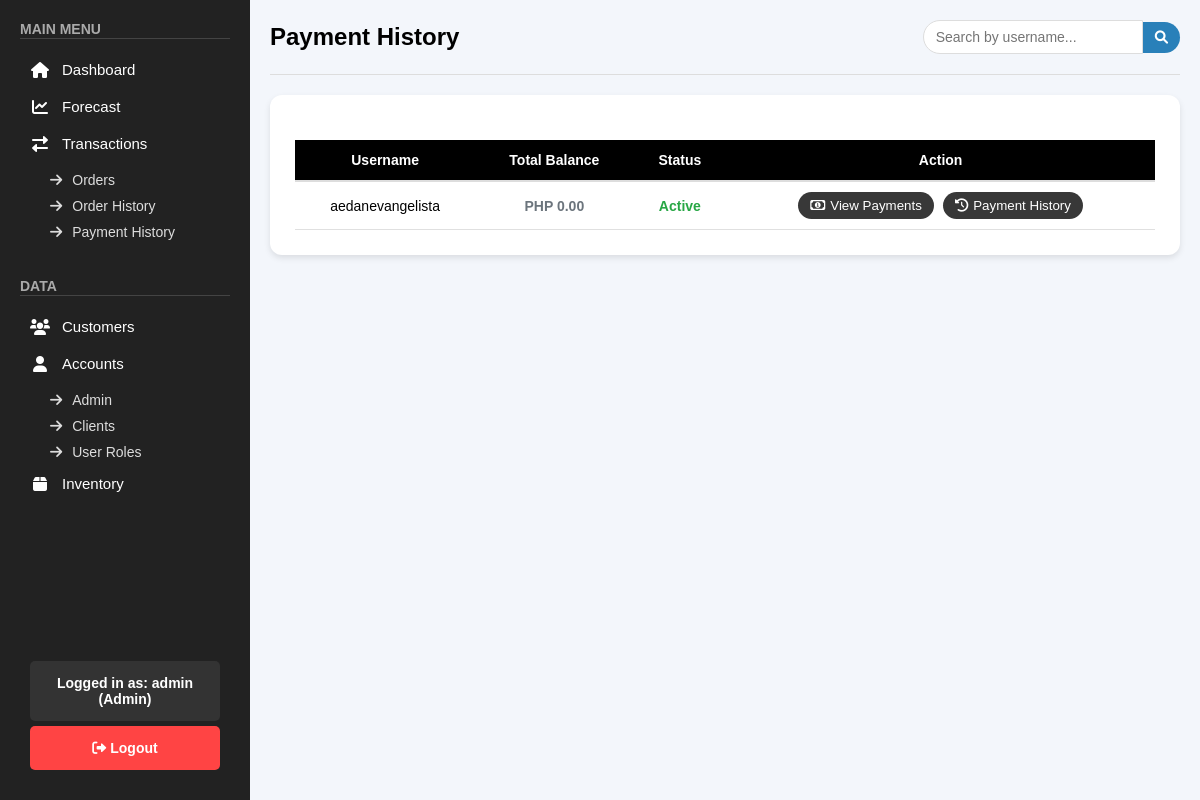
/public/pages/payment_history.php (signed in), run on the app's committed database.
### tables this page shows
CREATE TABLE `clients_accounts` (
  `id` int(11) NOT NULL,
  `username` varchar(255) NOT NULL,
  `password` varchar(255) NOT NULL,
  `email` varchar(255) NOT NULL,
  `phone` varchar(50) DEFAULT NULL,
  `region` varchar(100) DEFAULT NULL,
  `city` varchar(100) DEFAULT NULL,
  `company` varchar(255) DEFAULT NULL,
  `company_address` varchar(255) DEFAULT NULL,
  `business_proof` text DEFAULT NULL,
  `status` varchar(50) DEFAULT 'Active',
  `balance` decimal(10,2) DEFAULT 0.00,
  `created_at` timestamp NOT NULL DEFAULT current_timestamp(),
  `client_session_id` varchar(255) DEFAULT NULL,
  `client_last_login` timestamp NULL DEFAULT NULL
);

### public/pages/payment_history.php (the view, shortened to what this page needs)
<?php
include "../../backend/check_role.php";
$sql = "SELECT username, status, balance FROM clients_accounts WHERE status IN ('Active', 'Inactive') ORDER BY username";
$result = $conn->query($sql);
$users = [];
if ($result && $result->num_rows > 0) {
    while ($row = $result->fetch_assoc()) {
        $users[] = $row;
    }
}
?>
<!DOCTYPE html>
<html lang="en">
<head>
    <link rel="stylesheet" href="/css/orders.css">
    <link rel="stylesheet" href="/css/sidebar.css">
    <link rel="stylesheet" href="/css/payment_history.css">
    <link rel="stylesheet" href="https://cdnjs.cloudflare.com/ajax/libs/font-awesome/6.0.0/css/all.min.css">
</head>
<body>
    <?php include '../sidebar.php'; ?>
    <div class="main-content">
        <div class="orders-header">
            <h1>Payment History</h1>
            <div class="search-container">
                <input type="text" id="searchInput" placeholder="Search by username...">
                <button class="search-btn"><i class="fas fa-search"></i></button>
            </div>
        </div>
        <div class="orders-table-container">
            <table class="orders-table">
                <thead>
                    <tr>
                        <th>Username</th>
                        <th>Total Balance</th>
                        <th>Status</th>
                        <th>Action</th>
                    </tr>
                </thead>
                <tbody>
                    <?php foreach ($users as $user): ?>
                        <tr>
                            <td><?= htmlspecialchars($user['username']) ?></td>
                            <td>
                                <?php
                                    $balanceClass = 'total-balance-zero';
                                ?>
                                <span class="<?= $balanceClass ?>">
                                    PHP <?= number_format($user['balance'], 2) ?>
                                </span>
                            </td>
                            <td>
                                <span class="status-<?= strtolower($user['status']) ?>">
                                    <?= htmlspecialchars($user['status']) ?>
                                </span>
                            </td>
                            <td>
                                <div class="action-buttons">
                                    <button class="view-button" onclick="viewPaymentHistory('<?= htmlspecialchars($user['username']) ?>', <?= $user['balance'] ?>)">
                                        <i class="far fa-money-bill-alt"></i>View Payments
                                    </button>
                                    <button class="view-button" onclick="viewPaymentHistoryOnly('<?= htmlspecialchars($user['username']) ?>')">
                                        <i class="fas fa-history"></i>Payment History
                                    </button>
                                </div>
                            </td>
                        </tr>
                    <?php endforeach; ?>
                </tbody>
            </table>
        </div>
    </div>
</body>
</html>

### css/orders.css (style rules this page uses)
body { font-family: Arial, sans-serif; background-color: #f3f6fb; margin: 0; box-sizing: border-box; }
.orders-header { display: flex; justify-content: space-between; align-items: center; margin-bottom: 20px; padding-bottom: 20px; border-bottom: 1px solid #ddd; }
.orders-header h1 { font-size: 24px; font-weight: bold; display: flex; align-items: center; gap: 12px; }
.orders-table-container { background-color: #ffffff; padding: 25px; border-radius: 12px; box-shadow: 0px 3px 6px rgba(0, 0, 0, 0.1); }
.orders-table { width: 100%; border-collapse: collapse; font-size: 14px; }
.orders-table th { background-color: black; color: white; font-weight: bold; padding: 12px; text-align: center; border-bottom: 2px solid #ddd; }
.orders-table td { padding: 10px; text-align: center; border-bottom: 1px solid #e0e0e0; }
.action-buttons { display: flex; justify-content: center; gap: 10px; }
.status-active { color: #DAA520; font-weight: 600; }

### css/sidebar.css (style rules this page uses)
* { margin: 0; padding: 0; box-sizing: border-box; font-family: Arial, sans-serif; text-decoration: none; }
.main-content { margin-left: 250px; padding: 20px; }

### css/payment_history.css (style rules this page uses)
.view-button { padding: 6px 12px; background-color: rgb(56, 56, 56); color: white; border: none; border-radius: 4px; cursor: pointer; transition: background-color 0.3s; }
.orders-table { margin-top: 20px; }

### public/pages/payment_history.php (style rules this page uses)
.status-active { color: #28a745; font-weight: 600; }
.far.fa-money-bill-alt { margin-right: 5px; }
.view-button, .status-toggle { border-radius: 80px; margin: 0 2px; min-width: 85px; }
.total-balance-zero { color: #6c757d; font-weight: 600; }
.search-container { display: flex; align-items: center; }
.search-container input { padding: 8px 12px; border-radius: 20px 0 0 20px; border: 1px solid #ddd; font-size: 14px; width: 220px; }
.search-container .search-btn { background-color: #2980b9; color: white; border: none; border-radius: 0 20px 20px 0; padding: 8px 12px; cursor: pointer; }
.action-buttons { display: flex; gap: 5px; }
.fas.fa-history { margin-right: 5px; }

### data on the page
clients_accounts: username "aedanevangelista", balance "0.00", status "Active"

### other printed values
$username "admin"
$role "Admin"
